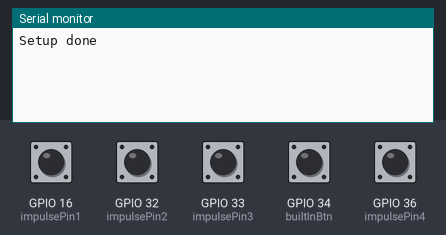
Recording of a program running on a simulated ESP32. On the bench: the last lines printed to the serial monitor. The test bench sets the inputs (shaded band); at power-on: GPIO 16 (impulsePin1), GPIO 32 (impulsePin2), GPIO 33 (impulsePin3), GPIO 34 (builtInBtn), GPIO 36 (impulsePin4) LOW. Uploads are accepted with an empty reply; storage starts empty.

Above: at 2.7 s.
2.8 s: GPIO 16 (impulsePin1) pulled HIGH for 0.15 s
At 3.7 s:
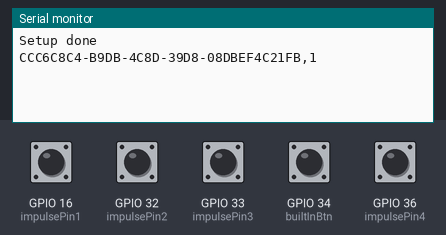
4.4 s: GPIO 32 (impulsePin2) pulled HIGH for 0.15 s
At 5.6 s:
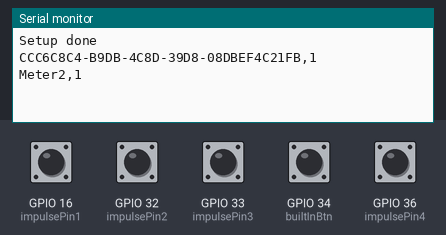
6.0 s: GPIO 33 (impulsePin3) pulled HIGH for 0.15 s
At 7.2 s:
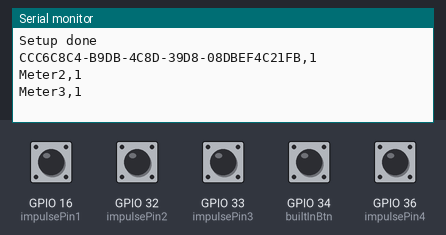
7.6 s: GPIO 34 (builtInBtn) pulled HIGH for 0.15 s
At 8.1 s:
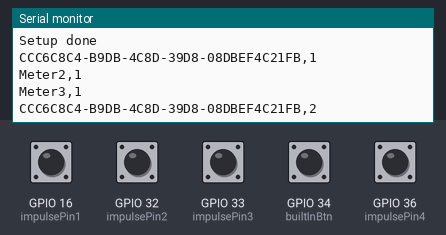
10.7 s: GPIO 36 (impulsePin4) pulled HIGH for 0.15 s
At 11.4 s:
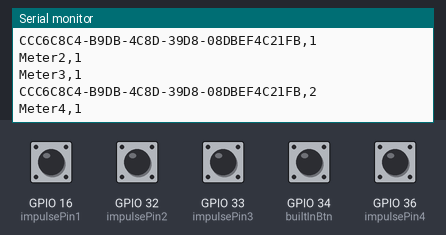
13.2 s: GPIO 16 (impulsePin1) pulled HIGH for 1 s
At 13.8 s:
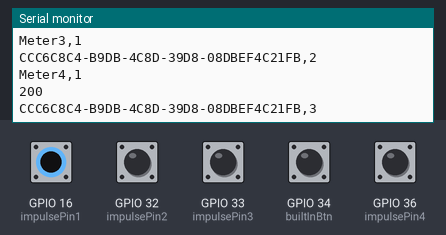
Timing chart, 0 to 16.2 s (numbered marks = the images above; inputs shaded):
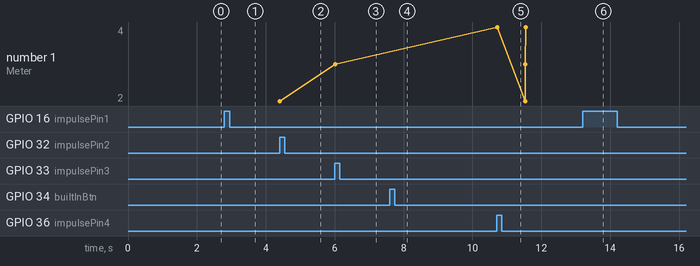

The program:

main.cpp
```cpp
#include <Arduino.h>
#include <SD_MMC.h>
#include <HTTPClient.h>
#include <ETH.h>
#include <ArduinoJson.h> // need to install this library ArduinoJson by Benoit Blanchon

// Define Structs

typedef struct dataStruct {
  const char* meterId;
  int accumulatedValue;
} dataStruct;

dataStruct meters[] = {
  {"CCC6C8C4-B9DB-4C8D-39D8-08DBEF4C21FB", 0},
  {"Meter2", 0},
  {"Meter3", 0},
  {"Meter4", 0}
};


// Define Variables
xQueueHandle dataQueue;
SemaphoreHandle_t sdCardMutex;
// int accumulation = 0;

// const char* apiUrl = "http://192.168.5.132:2050/api/EnergyData/Test"; // Jonas IIS Api
const char* apiUrl = "http://192.168.21.7:2050/api/EnergyData"; // Virtuel Server SKP
// const char* apiUrl = "http://10.233.134.112:2050/api/EnergyData"; // energymeter room laptop server

const char* filename = "/EnergyData.csv";

// Define the pins
const int impulsePin1 = 16; // Impulse pin
const int impulsePin2 = 32; // Impulse pin
const int impulsePin3 = 33; // Impulse pin
const int impulsePin4 = 36; // Impulse pin

const int builtInBtn = 34; // bultin button to simmulate impulse


// Define the meter ids
// const char* meterId1 = "CCC6C8C4-B9DB-4C8D-39D8-08DBEF4C21FB";
// const char* meterId2 = "222";
// const char* meterId3 = "333";
// const char* meterId4 = "444";


// define functions
void impulseDetected1();
void impulseDetected2();
void impulseDetected3();
void impulseDetected4();
void buttonTest();

void queueDataHandling(void *pvParameters);
void sendToApi(void *pvParameters);

bool setupSdCard();
bool setupMutex();
bool setupInterrupts();


// setup starts here
void setup() {

  Serial.begin(115200);

  pinMode(impulsePin1, INPUT); // sets pin to input
  pinMode(impulsePin2, INPUT);
  pinMode(impulsePin3, INPUT);
  pinMode(impulsePin4, INPUT);
  pinMode(builtInBtn, PULLDOWN);


  ETH.begin();

  setupSdCard();

  setupMutex();

  dataQueue = xQueueCreate(20, sizeof(int*));

  setupInterrupts();

  attachInterrupt(builtInBtn, buttonTest, FALLING);

  xTaskCreate(                  // create a new rtos  task
    queueDataHandling,          // the name of what function will run
    "Queue Data Handling",      // the name of the task
    4096,                       // the stack size of the task
    NULL,                       // the parameter passed to the task
    1,                          // the priority of the task
    NULL                        // the task handle
  );


  xTaskCreate(
    sendToApi,
    "Api Call",
    4096,
    NULL,
    2,
    NULL
  );

  Serial.println("Setup done");
}

// setup functions

bool setupMutex(){
  // create semaphore to lock sd-card access
  while(sdCardMutex == NULL)
  {
    sdCardMutex = xSemaphoreCreateMutex();
  }
  return true;
}


bool setupSdCard(){
   // initialize sd card

  SD_MMC.begin();


  // check if sd card file exists
  // if it does not exist create it

  // SD_MMC.remove(filename);

  if(!SD_MMC.exists(filename))
  {
    File file = SD_MMC.open(filename, FILE_WRITE);
    if(file)
    {
      file.println("EnergyMeterID,AccumulatedValue");
    }
    file.close();
  }

  return true;

}


bool setupInterrupts(){
  attachInterrupt(impulsePin1, impulseDetected1, RISING); // sets interrupt when pin goes from low to high

  attachInterrupt(impulsePin2, impulseDetected2, RISING);

  attachInterrupt(impulsePin3, impulseDetected3, RISING);

  attachInterrupt(impulsePin4, impulseDetected4, RISING);


  return true;
}


// Interrupt functions

void impulseDetected1() {
  int meter = 0;
  xQueueSendFromISR(dataQueue, &meter, 0);

}


void impulseDetected2() {
  int meter = 1;
  xQueueSendFromISR(dataQueue, &meter, 0);

}


void impulseDetected3() {
  int meter = 2;
  xQueueSendFromISR(dataQueue, &meter, 0);

}


void impulseDetected4() {
  int meter = 3;
  xQueueSendFromISR(dataQueue, &meter, 0);

}

void buttonTest(){
  int meter = 0;
  xQueueSendFromISR(dataQueue, &meter, 0);
}


// RTOS Functions
// need to change if the sd_card library isn't working
void queueDataHandling(void *pvParameters){
  vTaskDelay(1000 / portTICK_PERIOD_MS);
  while(1)
  {
    vTaskDelay(20 / portTICK_PERIOD_MS);
    // Serial.println("QueueDataHandling Started");

    int meterIndex;

    // take mutex
    if(xSemaphoreTake(sdCardMutex, portMAX_DELAY) != pdTRUE){
      Serial.println("Mutex failed to be taken within max delay");
      xSemaphoreGive(sdCardMutex);
      return;
    }


    if(xQueueReceive(dataQueue, &meterIndex, 0))
    {
      meters[meterIndex].accumulatedValue++;

      // open sd card
      File file = SD_MMC.open(filename, FILE_APPEND);

      // check if file opened
      if(!file){
        Serial.println("Failed to open file for appending");
        xSemaphoreGive(sdCardMutex);
        return;

      }
      // write data to sd card

      file.print(meters[meterIndex].meterId);
      file.print(",");
      file.print(meters[meterIndex].accumulatedValue);

      file.println();
      // close sd card
      file.close();

      // give mutex
      xSemaphoreGive(sdCardMutex);

      Serial.print(meters[meterIndex].meterId);
      Serial.print(",");
      Serial.print(meters[meterIndex].accumulatedValue);
      Serial.println();

      // data is removed from queue on recieve
    }
    else{
      xSemaphoreGive(sdCardMutex);
    }

  }

}


void sendToApi(void *pvParameters){
  vTaskDelay(10000 / portTICK_PERIOD_MS);
  while(1)
  {
    Serial.println("sendToApi Started");

    // take mutex
                      // mutex     // max delay
    if(xSemaphoreTake(sdCardMutex, portMAX_DELAY) != pdTRUE){
      Serial.println("Mutex failed to be taken within max delay");
      xSemaphoreGive(sdCardMutex);
      return;
    }

    // read file from sd card
    File file = SD_MMC.open(filename, FILE_READ);

    if(!file){
      xSemaphoreGive(sdCardMutex);
      return;
    }

    // Skip the first line (header)
    if (file.available()) {
      file.readStringUntil('\n');
    }

    int httpResponseCode = 0;

    if(file.available()){


    String payload = "[";

    while (file.available()) {
      String line = file.readStringUntil('\n');
      Serial.println(line);

      // Split the CSV line into values
      String name = line.substring(0, line.indexOf(','));
      String value = line.substring(line.indexOf(',') + 1);

      // Add data to the JSON document
      JsonDocument jsonDocument;
      jsonDocument["EnergyMeterID"] = name;
      jsonDocument["AccumulatedValue"] = value.toInt();

      String temp;
      serializeJson(jsonDocument, temp);
      payload += temp;
      if (file.available())
      {
        payload += ",";
      }
    }

    payload += "]";

    HTTPClient http;

    // send data to api
    http.begin(apiUrl);
    http.addHeader("Content-Type", "application/json");

    httpResponseCode = http.POST(payload);

    Serial.println(httpResponseCode);

    // close http.client
    http.end();

    }

    // close file
    file.close();
    if(httpResponseCode == 204)
    {
      // overwrite file
      file = SD_MMC.open(filename, FILE_WRITE);
      if(file)
      {
        file.println("EnergyMeterID,AccumulatedValue");
      }
      file.close();
    }

    // give mutex
    xSemaphoreGive(sdCardMutex);

    vTaskDelay(10000 / portTICK_PERIOD_MS);

  }
}


void loop(){

}
```

Measured:
- after the input at 2.8 s, the serial monitor: prints a new line at once (image 1)
- after the input at 4.4 s, the serial monitor: prints a new line at once (image 2)
- after the input at 6.0 s, the serial monitor: prints a new line at once (image 3)
- after the input at 7.6 s, the serial monitor: prints a new line after 0.17 s (image 4)
- after the input at 10.7 s, the serial monitor: prints a new line at once (image 5)
- after the input at 13.2 s, the serial monitor: prints a new line at once (image 6)
- plotted number 1: 2 → 3 after the input at 6.0 s
